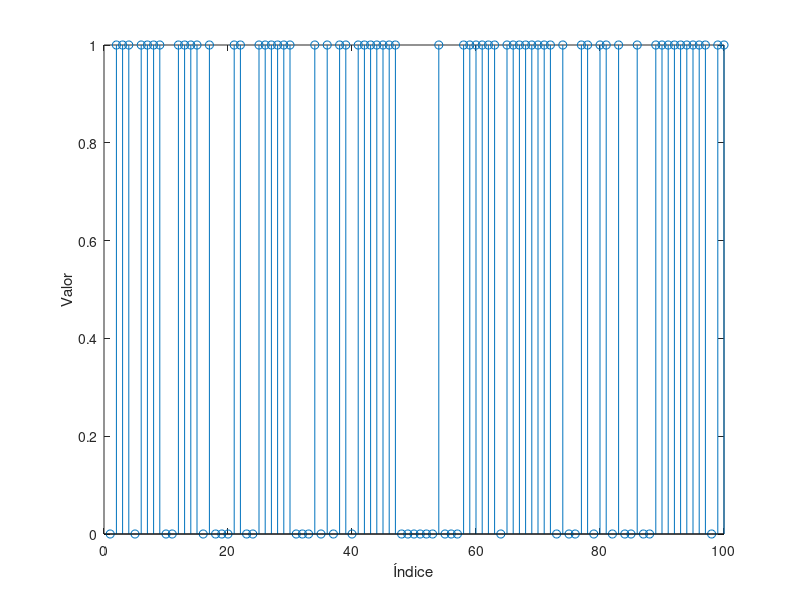
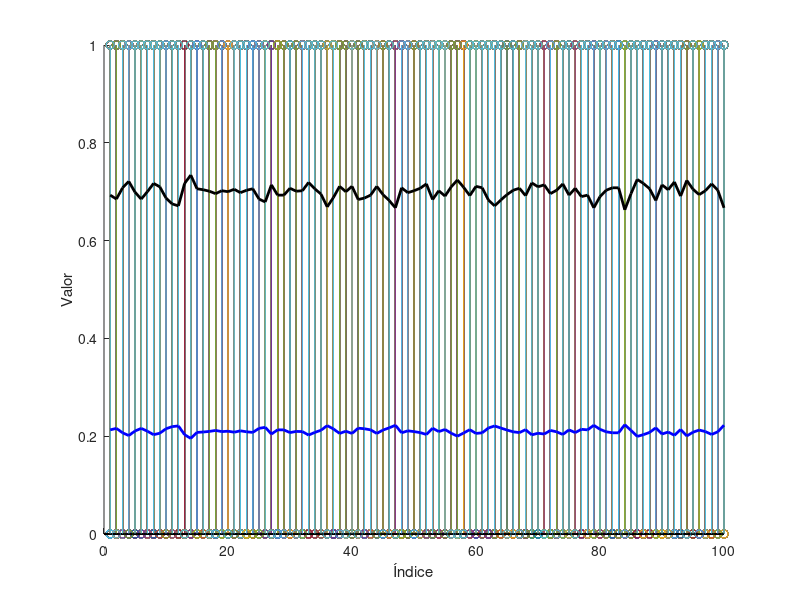

These figures' MATLAB source, in order: (Note: a time limit stopped this script after it produced the figures.)
close all
clear variables

n = 100;
m = 1000;

p = 0.7;

% Generar una secuencia binaria aleatoria
Z = binornd(1, p, 1, n);

% Visualizar la secuencia binaria
figure(1);
stem(Z);
xlabel('Índice');
ylabel('Valor');

% Inicializar la matriz para almacenar múltiples secuencias
Z_n = zeros(m, n);

% Visualizar múltiples secuencias y sus medias
figure(2);
hold on;

for i = 1:m
    Z_i = binornd(1, p, 1, n);
    Z_n(i, :) = Z_i;
    stem(Z_i);
end

% Calcular y visualizar la media de las secuencias
mean_Z_n = mean(Z_n);
plot(mean_Z_n, 'k', 'LineWidth', 2, 'DisplayName', 'Media de Secuencias');

var_Z_n = var(Z_n);
plot(var_Z_n, 'b', 'LineWidth', 2, 'DisplayName', 'Varianza de Secuencias');
xlabel('Índice');
ylabel('Valor');
hold off;
